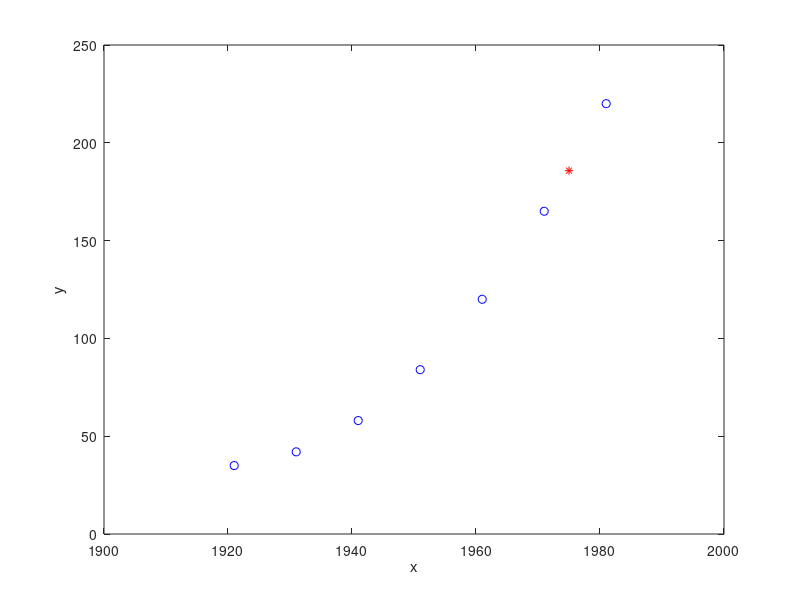

This chart was generated by the following MATLAB code:
x=[1921 1931 1941 1951 1961 1971 1981];
fx=[35 42 58 84 120 165 220];
n=size(x,2)
%array of zeros
dt=zeros(n,n)
%% inserting x and fx in dt
for i=1:n
    dt(i,1)=x(i);
    dt(i,2)=fx(i);
end
%% creating Newton backward difference table
z=3;k=2;
for i=1:n-1   
   for j=k:n
        dt(j,z)=(dt(i+1,z-1)-dt(i,z-1));
        i=i+1;
        if(i>=n)
            break;
        end
   end
   k=k+1;z=z+1;    
end
%value for fx to find
x_int=1975;
%determining u=(x-x1)*h
u=(x_int-x(n))/(x(2)-x(1));
%% determining sum by formula
y_sum=dt(n,2);k=1;d=1;
for i=2:4   
    for j=0:i-2 
        d=d*(u + j);
        k=k*(j+1);
    end
    y_sum=y_sum+(dt(n,i+1)/k)*d;
    d=1;
    dt(n,i+1);
end
%% result
dt
y_sum
%% ploting the graph
plot(x, fx, 'bo', x_int, y_sum, 'r*')
axis([1900 2000 0 250])
xlabel('x')
ylabel('y')
